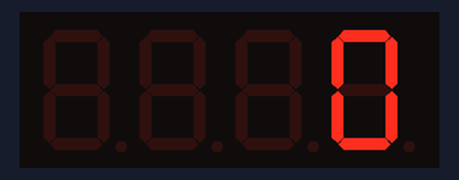
This sketch was run on a simulated ESP8266 (NodeMCU). On the bench: 4-digit seven-segment display.

Above: at 0.1 s.
At 6.1 s:
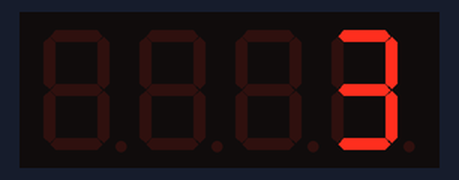
At 8.2 s:
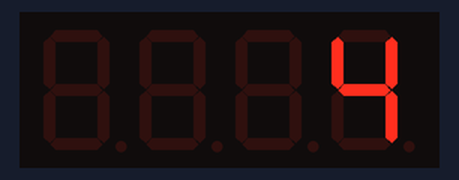
At 18.3 s:
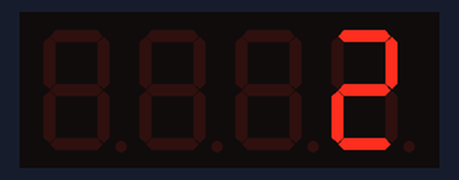
At 28.4 s:
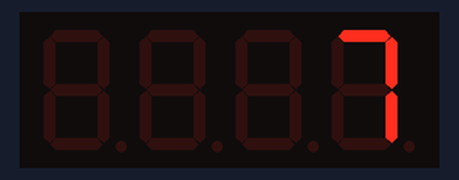
At 38.5 s:
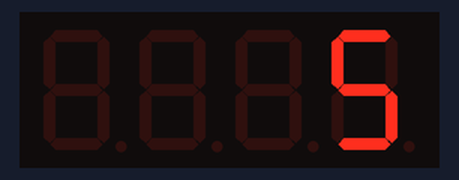

The sketch:

tm1637.ino
```cpp
#include <TM1637Display.h>
const int CLK_PIN = D3;  // CLK pin connected to D5
const int DIO_PIN = D4;  // DIO pin connected to D6
uint8_t ROSHAN;
int num;
TM1637Display display(CLK_PIN, DIO_PIN);  // Initialize the TM1637 display
void setup() {
  display.setBrightness(7);  // Set display brightness (0-7)
}
void loop() {
  display.showNumberDec(num);  // Display the number 1234
  delay(2000);                 // Delay for 2 seconds
  //display.clear();              // Clear the display
  //delay(1000);                  // Delay for 1 second
  display.setBrightness(ROSHAN);

  if (ROSHAN >= 7) {
    ROSHAN = 0;
  }
  ROSHAN++;
  num = ROSHAN;
}
```

Measured:
- what the display in image 1 shows lasts 2.0 s, from 6.1 s to 8.1 s
